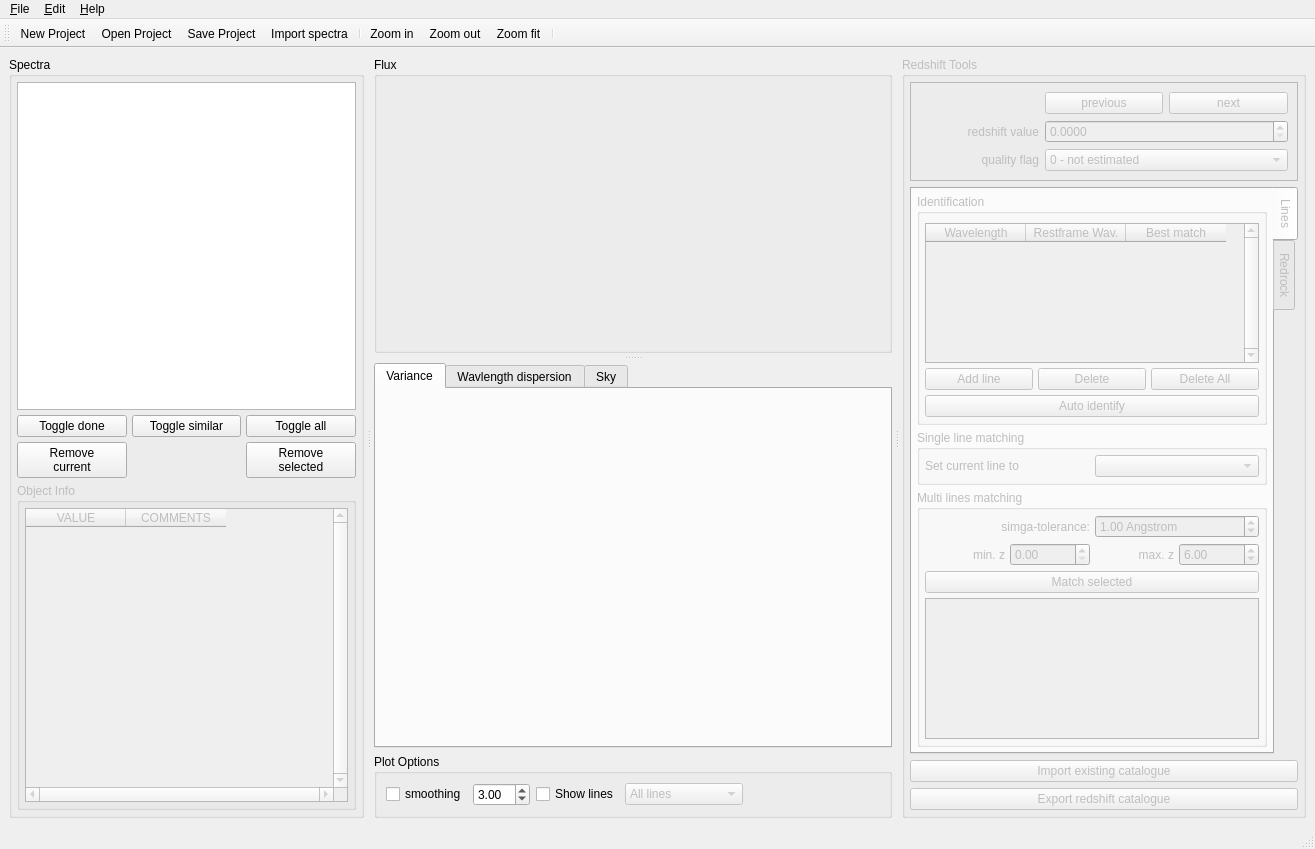
<?xml version="1.0" encoding="UTF-8"?>
<ui version="4.0">
 <class>MainWindow</class>
 <widget class="QMainWindow" name="MainWindow">
  <property name="geometry">
   <rect>
    <x>0</x>
    <y>0</y>
    <width>1315</width>
    <height>849</height>
   </rect>
  </property>
  <property name="sizePolicy">
   <sizepolicy hsizetype="Minimum" vsizetype="Preferred">
    <horstretch>0</horstretch>
    <verstretch>0</verstretch>
   </sizepolicy>
  </property>
  <property name="minimumSize">
   <size>
    <width>100</width>
    <height>100</height>
   </size>
  </property>
  <property name="windowTitle">
   <string>MainWindow</string>
  </property>
  <widget class="QWidget" name="central_widget">
   <layout class="QHBoxLayout" name="horizontalLayout">
    <item>
     <widget class="QSplitter" name="splitter_main">
      <property name="sizePolicy">
       <sizepolicy hsizetype="Expanding" vsizetype="Expanding">
        <horstretch>0</horstretch>
        <verstretch>0</verstretch>
       </sizepolicy>
      </property>
      <property name="frameShape">
       <enum>QFrame::NoFrame</enum>
      </property>
      <property name="frameShadow">
       <enum>QFrame::Plain</enum>
      </property>
      <property name="orientation">
       <enum>Qt::Horizontal</enum>
      </property>
      <property name="handleWidth">
       <number>10</number>
      </property>
      <widget class="QGroupBox" name="spec_group_box">
       <property name="sizePolicy">
        <sizepolicy hsizetype="MinimumExpanding" vsizetype="Expanding">
         <horstretch>0</horstretch>
         <verstretch>0</verstretch>
        </sizepolicy>
       </property>
       <property name="minimumSize">
        <size>
         <width>300</width>
         <height>0</height>
        </size>
       </property>
       <property name="autoFillBackground">
        <bool>false</bool>
       </property>
       <property name="title">
        <string>Spectra</string>
       </property>
       <property name="checkable">
        <bool>false</bool>
       </property>
       <layout class="QVBoxLayout" name="verticalLayout">
        <property name="spacing">
         <number>5</number>
        </property>
        <property name="leftMargin">
         <number>5</number>
        </property>
        <property name="topMargin">
         <number>5</number>
        </property>
        <property name="rightMargin">
         <number>5</number>
        </property>
        <property name="bottomMargin">
         <number>5</number>
        </property>
        <item>
         <widget class="QListWidget" name="spec_list_widget">
          <property name="sizePolicy">
           <sizepolicy hsizetype="Minimum" vsizetype="Expanding">
            <horstretch>0</horstretch>
            <verstretch>0</verstretch>
           </sizepolicy>
          </property>
         </widget>
        </item>
        <item>
         <layout class="QGridLayout" name="grid_layout">
          <item row="1" column="0">
           <widget class="QPushButton" name="remove_spec_button">
            <property name="text">
             <string>Remove
current</string>
            </property>
           </widget>
          </item>
          <item row="0" column="2">
           <widget class="QPushButton" name="toggle_all_button">
            <property name="text">
             <string>Toggle all</string>
            </property>
           </widget>
          </item>
          <item row="0" column="1">
           <widget class="QPushButton" name="toggle_similar_button">
            <property name="text">
             <string>Toggle similar</string>
            </property>
           </widget>
          </item>
          <item row="0" column="0">
           <widget class="QPushButton" name="toggle_done_button">
            <property name="text">
             <string>Toggle done</string>
            </property>
           </widget>
          </item>
          <item row="1" column="2">
           <widget class="QPushButton" name="remove_selected_button">
            <property name="text">
             <string>Remove
selected</string>
            </property>
           </widget>
          </item>
         </layout>
        </item>
        <item>
         <widget class="QGroupBox" name="info_group_box">
          <property name="enabled">
           <bool>false</bool>
          </property>
          <property name="sizePolicy">
           <sizepolicy hsizetype="Preferred" vsizetype="MinimumExpanding">
            <horstretch>0</horstretch>
            <verstretch>0</verstretch>
           </sizepolicy>
          </property>
          <property name="title">
           <string>Object Info</string>
          </property>
          <layout class="QVBoxLayout" name="verticalLayout_3">
           <property name="spacing">
            <number>5</number>
           </property>
           <property name="leftMargin">
            <number>5</number>
           </property>
           <property name="topMargin">
            <number>5</number>
           </property>
           <property name="rightMargin">
            <number>5</number>
           </property>
           <property name="bottomMargin">
            <number>5</number>
           </property>
           <item>
            <widget class="QTableWidget" name="obj_prop_table_widget">
             <property name="sizePolicy">
              <sizepolicy hsizetype="Minimum" vsizetype="Expanding">
               <horstretch>0</horstretch>
               <verstretch>0</verstretch>
              </sizepolicy>
             </property>
             <property name="verticalScrollBarPolicy">
              <enum>Qt::ScrollBarAlwaysOn</enum>
             </property>
             <property name="horizontalScrollBarPolicy">
              <enum>Qt::ScrollBarAlwaysOn</enum>
             </property>
             <property name="sizeAdjustPolicy">
              <enum>QAbstractScrollArea::AdjustIgnored</enum>
             </property>
             <property name="editTriggers">
              <set>QAbstractItemView::AnyKeyPressed|QAbstractItemView::EditKeyPressed</set>
             </property>
             <property name="alternatingRowColors">
              <bool>true</bool>
             </property>
             <property name="verticalScrollMode">
              <enum>QAbstractItemView::ScrollPerItem</enum>
             </property>
             <property name="horizontalScrollMode">
              <enum>QAbstractItemView::ScrollPerPixel</enum>
             </property>
             <attribute name="horizontalHeaderCascadingSectionResizes">
              <bool>true</bool>
             </attribute>
             <column>
              <property name="text">
               <string>VALUE</string>
              </property>
              <property name="font">
               <font>
                <bold>false</bold>
               </font>
              </property>
             </column>
             <column>
              <property name="text">
               <string>COMMENTS</string>
              </property>
             </column>
            </widget>
           </item>
          </layout>
         </widget>
        </item>
       </layout>
      </widget>
      <widget class="QWidget" name="layoutWidget">
       <layout class="QVBoxLayout" name="vertical_layout_2" stretch="0,0">
        <item>
         <widget class="QSplitter" name="splitter_plots">
          <property name="sizePolicy">
           <sizepolicy hsizetype="Expanding" vsizetype="Expanding">
            <horstretch>0</horstretch>
            <verstretch>0</verstretch>
           </sizepolicy>
          </property>
          <property name="frameShape">
           <enum>QFrame::NoFrame</enum>
          </property>
          <property name="frameShadow">
           <enum>QFrame::Plain</enum>
          </property>
          <property name="orientation">
           <enum>Qt::Vertical</enum>
          </property>
          <property name="handleWidth">
           <number>10</number>
          </property>
          <widget class="QGroupBox" name="flux_group_box">
           <property name="sizePolicy">
            <sizepolicy hsizetype="Expanding" vsizetype="Expanding">
             <horstretch>0</horstretch>
             <verstretch>0</verstretch>
            </sizepolicy>
           </property>
           <property name="title">
            <string>Flux</string>
           </property>
           <property name="flat">
            <bool>false</bool>
           </property>
           <layout class="QGridLayout" name="fluxGroupBoxGridLayout">
            <property name="leftMargin">
             <number>0</number>
            </property>
            <property name="topMargin">
             <number>0</number>
            </property>
            <property name="rightMargin">
             <number>0</number>
            </property>
            <property name="bottomMargin">
             <number>0</number>
            </property>
            <property name="spacing">
             <number>0</number>
            </property>
            <item row="0" column="0">
             <widget class="QWidget" name="flux_container_widget" native="true">
              <property name="sizePolicy">
               <sizepolicy hsizetype="Expanding" vsizetype="Expanding">
                <horstretch>0</horstretch>
                <verstretch>0</verstretch>
               </sizepolicy>
              </property>
              <layout class="QHBoxLayout" name="flux_widget_layout">
               <property name="spacing">
                <number>0</number>
               </property>
               <property name="leftMargin">
                <number>0</number>
               </property>
               <property name="topMargin">
                <number>0</number>
               </property>
               <property name="rightMargin">
                <number>0</number>
               </property>
               <property name="bottomMargin">
                <number>0</number>
               </property>
              </layout>
             </widget>
            </item>
           </layout>
          </widget>
          <widget class="QTabWidget" name="other_charts_tab_widget">
           <property name="sizePolicy">
            <sizepolicy hsizetype="Expanding" vsizetype="Expanding">
             <horstretch>0</horstretch>
             <verstretch>0</verstretch>
            </sizepolicy>
           </property>
           <property name="minimumSize">
            <size>
             <width>0</width>
             <height>100</height>
            </size>
           </property>
           <property name="currentIndex">
            <number>0</number>
           </property>
           <widget class="QWidget" name="container_tab_var">
            <attribute name="title">
             <string>Variance</string>
            </attribute>
            <layout class="QGridLayout" name="var_widget_layout">
             <property name="leftMargin">
              <number>0</number>
             </property>
             <property name="topMargin">
              <number>0</number>
             </property>
             <property name="rightMargin">
              <number>0</number>
             </property>
             <property name="bottomMargin">
              <number>0</number>
             </property>
             <property name="spacing">
              <number>0</number>
             </property>
            </layout>
           </widget>
           <widget class="QWidget" name="container_tab_wd">
            <attribute name="title">
             <string>Wavlength dispersion</string>
            </attribute>
            <layout class="QGridLayout" name="wdisp_widget_layout">
             <property name="leftMargin">
              <number>0</number>
             </property>
             <property name="topMargin">
              <number>0</number>
             </property>
             <property name="rightMargin">
              <number>0</number>
             </property>
             <property name="bottomMargin">
              <number>0</number>
             </property>
             <property name="spacing">
              <number>0</number>
             </property>
            </layout>
           </widget>
           <widget class="QWidget" name="container_tab_sky">
            <attribute name="title">
             <string>Sky</string>
            </attribute>
            <layout class="QGridLayout" name="sky_widget_layout">
             <property name="leftMargin">
              <number>0</number>
             </property>
             <property name="topMargin">
              <number>0</number>
             </property>
             <property name="rightMargin">
              <number>0</number>
             </property>
             <property name="bottomMargin">
              <number>0</number>
             </property>
             <property name="spacing">
              <number>0</number>
             </property>
            </layout>
           </widget>
          </widget>
         </widget>
        </item>
        <item>
         <widget class="QGroupBox" name="plot_group_box">
          <property name="enabled">
           <bool>true</bool>
          </property>
          <property name="sizePolicy">
           <sizepolicy hsizetype="Expanding" vsizetype="Preferred">
            <horstretch>0</horstretch>
            <verstretch>0</verstretch>
           </sizepolicy>
          </property>
          <property name="title">
           <string>Plot Options</string>
          </property>
          <layout class="QVBoxLayout" name="verticalLayout_11">
           <item>
            <layout class="QHBoxLayout" name="horizontal_layout_2">
             <item>
              <widget class="QCheckBox" name="smoothing_check_box">
               <property name="text">
                <string>smoothing</string>
               </property>
              </widget>
             </item>
             <item>
              <widget class="QDoubleSpinBox" name="smoothing_dspinbox">
               <property name="minimum">
                <double>0.000000000000000</double>
               </property>
               <property name="maximum">
                <double>10.000000000000000</double>
               </property>
               <property name="value">
                <double>3.000000000000000</double>
               </property>
              </widget>
             </item>
             <item>
              <widget class="QCheckBox" name="show_lines_check_box">
               <property name="enabled">
                <bool>true</bool>
               </property>
               <property name="text">
                <string>Show lines</string>
               </property>
              </widget>
             </item>
             <item>
              <widget class="QComboBox" name="show_lines_combo_box">
               <property name="enabled">
                <bool>false</bool>
               </property>
               <item>
                <property name="text">
                 <string>All lines</string>
                </property>
               </item>
               <item>
                <property name="text">
                 <string>Emission lines</string>
                </property>
               </item>
               <item>
                <property name="text">
                 <string>Absorption lines</string>
                </property>
               </item>
              </widget>
             </item>
             <item>
              <spacer name="horizontal_spacer_2">
               <property name="orientation">
                <enum>Qt::Horizontal</enum>
               </property>
               <property name="sizeHint" stdset="0">
                <size>
                 <width>40</width>
                 <height>20</height>
                </size>
               </property>
              </spacer>
             </item>
            </layout>
           </item>
          </layout>
         </widget>
        </item>
       </layout>
      </widget>
      <widget class="QGroupBox" name="red_group_box">
       <property name="enabled">
        <bool>false</bool>
       </property>
       <property name="sizePolicy">
        <sizepolicy hsizetype="Minimum" vsizetype="MinimumExpanding">
         <horstretch>0</horstretch>
         <verstretch>0</verstretch>
        </sizepolicy>
       </property>
       <property name="minimumSize">
        <size>
         <width>300</width>
         <height>0</height>
        </size>
       </property>
       <property name="title">
        <string>Redshift Tools</string>
       </property>
       <layout class="QVBoxLayout" name="verticalLayout_4">
        <property name="leftMargin">
         <number>5</number>
        </property>
        <property name="topMargin">
         <number>5</number>
        </property>
        <property name="rightMargin">
         <number>5</number>
        </property>
        <property name="bottomMargin">
         <number>5</number>
        </property>
        <item>
         <widget class="QFrame" name="frame">
          <property name="sizePolicy">
           <sizepolicy hsizetype="Minimum" vsizetype="Minimum">
            <horstretch>0</horstretch>
            <verstretch>0</verstretch>
           </sizepolicy>
          </property>
          <property name="frameShape">
           <enum>QFrame::StyledPanel</enum>
          </property>
          <layout class="QGridLayout" name="gridLayout" columnstretch="0,0,0">
           <item row="2" column="0">
            <widget class="QLabel" name="label_4">
             <property name="sizePolicy">
              <sizepolicy hsizetype="Minimum" vsizetype="Minimum">
               <horstretch>0</horstretch>
               <verstretch>0</verstretch>
              </sizepolicy>
             </property>
             <property name="text">
              <string>quality flag</string>
             </property>
             <property name="alignment">
              <set>Qt::AlignRight|Qt::AlignTrailing|Qt::AlignVCenter</set>
             </property>
            </widget>
           </item>
           <item row="1" column="0">
            <widget class="QLabel" name="label">
             <property name="sizePolicy">
              <sizepolicy hsizetype="Minimum" vsizetype="Minimum">
               <horstretch>0</horstretch>
               <verstretch>0</verstretch>
              </sizepolicy>
             </property>
             <property name="text">
              <string>redshift value</string>
             </property>
             <property name="alignment">
              <set>Qt::AlignRight|Qt::AlignTrailing|Qt::AlignVCenter</set>
             </property>
            </widget>
           </item>
           <item row="0" column="2">
            <widget class="QPushButton" name="next_spec_button">
             <property name="text">
              <string>next</string>
             </property>
            </widget>
           </item>
           <item row="0" column="1">
            <widget class="QPushButton" name="previous_spec_button">
             <property name="text">
              <string>previous</string>
             </property>
            </widget>
           </item>
           <item row="1" column="1" colspan="2">
            <widget class="QDoubleSpinBox" name="z_dspinbox">
             <property name="decimals">
              <number>4</number>
             </property>
             <property name="singleStep">
              <double>0.001000000000000</double>
             </property>
             <property name="stepType">
              <enum>QAbstractSpinBox::DefaultStepType</enum>
             </property>
            </widget>
           </item>
           <item row="2" column="1" colspan="2">
            <widget class="QComboBox" name="qflag_combo_box">
             <property name="sizePolicy">
              <sizepolicy hsizetype="Minimum" vsizetype="Minimum">
               <horstretch>0</horstretch>
               <verstretch>0</verstretch>
              </sizepolicy>
             </property>
             <item>
              <property name="text">
               <string>0 - not estimated</string>
              </property>
             </item>
             <item>
              <property name="text">
               <string>1 - unreliable</string>
              </property>
             </item>
             <item>
              <property name="text">
               <string>2 - likely</string>
              </property>
             </item>
             <item>
              <property name="text">
               <string>3 - secure</string>
              </property>
             </item>
             <item>
              <property name="text">
               <string>9 - from one line</string>
              </property>
             </item>
            </widget>
           </item>
          </layout>
         </widget>
        </item>
        <item>
         <widget class="QTabWidget" name="tab_widget">
          <property name="sizePolicy">
           <sizepolicy hsizetype="Minimum" vsizetype="Expanding">
            <horstretch>0</horstretch>
            <verstretch>0</verstretch>
           </sizepolicy>
          </property>
          <property name="tabPosition">
           <enum>QTabWidget::East</enum>
          </property>
          <property name="tabShape">
           <enum>QTabWidget::Rounded</enum>
          </property>
          <property name="currentIndex">
           <number>0</number>
          </property>
          <widget class="QWidget" name="tab_lines">
           <attribute name="title">
            <string>Lines</string>
           </attribute>
           <layout class="QVBoxLayout" name="verticalLayout_5">
            <property name="spacing">
             <number>5</number>
            </property>
            <property name="leftMargin">
             <number>5</number>
            </property>
            <property name="topMargin">
             <number>5</number>
            </property>
            <property name="rightMargin">
             <number>5</number>
            </property>
            <property name="bottomMargin">
             <number>5</number>
            </property>
            <item>
             <widget class="QGroupBox" name="group_box_4">
              <property name="sizePolicy">
               <sizepolicy hsizetype="Minimum" vsizetype="Preferred">
                <horstretch>0</horstretch>
                <verstretch>0</verstretch>
               </sizepolicy>
              </property>
              <property name="title">
               <string>Identification</string>
              </property>
              <layout class="QVBoxLayout" name="verticalLayout_6">
               <property name="spacing">
                <number>5</number>
               </property>
               <property name="leftMargin">
                <number>5</number>
               </property>
               <property name="rightMargin">
                <number>5</number>
               </property>
               <property name="bottomMargin">
                <number>5</number>
               </property>
               <item>
                <widget class="QTableWidget" name="lines_table_widget">
                 <property name="sizePolicy">
                  <sizepolicy hsizetype="Minimum" vsizetype="Expanding">
                   <horstretch>0</horstretch>
                   <verstretch>0</verstretch>
                  </sizepolicy>
                 </property>
                 <property name="verticalScrollBarPolicy">
                  <enum>Qt::ScrollBarAlwaysOn</enum>
                 </property>
                 <property name="columnCount">
                  <number>3</number>
                 </property>
                 <column>
                  <property name="text">
                   <string>Wavelength</string>
                  </property>
                 </column>
                 <column>
                  <property name="text">
                   <string>Restframe Wav.</string>
                  </property>
                 </column>
                 <column>
                  <property name="text">
                   <string>Best match</string>
                  </property>
                 </column>
                </widget>
               </item>
               <item>
                <layout class="QGridLayout" name="grid_layout_2">
                 <item row="0" column="1">
                  <widget class="QPushButton" name="delete_line_button">
                   <property name="text">
                    <string>Delete</string>
                   </property>
                  </widget>
                 </item>
                 <item row="0" column="0">
                  <widget class="QPushButton" name="add_line_button">
                   <property name="text">
                    <string>Add line</string>
                   </property>
                  </widget>
                 </item>
                 <item row="0" column="2">
                  <widget class="QPushButton" name="delete_lines_button">
                   <property name="text">
                    <string>Delete All</string>
                   </property>
                  </widget>
                 </item>
                </layout>
               </item>
               <item>
                <widget class="QPushButton" name="lines_auto_button">
                 <property name="text">
                  <string>Auto identify</string>
                 </property>
                </widget>
               </item>
              </layout>
             </widget>
            </item>
            <item>
             <widget class="QGroupBox" name="group_box">
              <property name="title">
               <string>Single line matching</string>
              </property>
              <layout class="QGridLayout" name="gridLayout_2">
               <property name="leftMargin">
                <number>5</number>
               </property>
               <property name="topMargin">
                <number>5</number>
               </property>
               <property name="rightMargin">
                <number>5</number>
               </property>
               <property name="bottomMargin">
                <number>5</number>
               </property>
               <property name="horizontalSpacing">
                <number>5</number>
               </property>
               <item row="0" column="1">
                <widget class="QComboBox" name="single_line_combo_box"/>
               </item>
               <item row="0" column="0">
                <widget class="QLabel" name="label_6">
                 <property name="text">
                  <string>Set current line to</string>
                 </property>
                </widget>
               </item>
              </layout>
             </widget>
            </item>
            <item>
             <widget class="QGroupBox" name="group_box_7">
              <property name="title">
               <string>Multi lines matching</string>
              </property>
              <layout class="QVBoxLayout" name="verticalLayout_12">
               <property name="spacing">
                <number>5</number>
               </property>
               <property name="leftMargin">
                <number>5</number>
               </property>
               <property name="topMargin">
                <number>5</number>
               </property>
               <property name="rightMargin">
                <number>5</number>
               </property>
               <property name="bottomMargin">
                <number>5</number>
               </property>
               <item>
                <layout class="QHBoxLayout" name="horizontal_layout_5">
                 <item>
                  <widget class="QLabel" name="label_3">
                   <property name="text">
                    <string>simga-tolerance:</string>
                   </property>
                   <property name="alignment">
                    <set>Qt::AlignRight|Qt::AlignTrailing|Qt::AlignVCenter</set>
                   </property>
                  </widget>
                 </item>
                 <item>
                  <widget class="QDoubleSpinBox" name="lines_tol_dspinbox">
                   <property name="suffix">
                    <string> Angstrom</string>
                   </property>
                   <property name="minimum">
                    <double>0.100000000000000</double>
                   </property>
                   <property name="maximum">
                    <double>99.000000000000000</double>
                   </property>
                   <property name="singleStep">
                    <double>0.100000000000000</double>
                   </property>
                   <property name="value">
                    <double>1.000000000000000</double>
                   </property>
                  </widget>
                 </item>
                </layout>
               </item>
               <item>
                <layout class="QHBoxLayout" name="horizontal_layout_7">
                 <item>
                  <widget class="QLabel" name="label_5">
                   <property name="text">
                    <string>min. z</string>
                   </property>
                   <property name="alignment">
                    <set>Qt::AlignRight|Qt::AlignTrailing|Qt::AlignVCenter</set>
                   </property>
                  </widget>
                 </item>
                 <item>
                  <widget class="QDoubleSpinBox" name="z_min_dspinbox">
                   <property name="maximum">
                    <double>999.000000000000000</double>
                   </property>
                   <property name="singleStep">
                    <double>0.001000000000000</double>
                   </property>
                  </widget>
                 </item>
                 <item>
                  <widget class="QLabel" name="label_2">
                   <property name="text">
                    <string>max. z</string>
                   </property>
                   <property name="alignment">
                    <set>Qt::AlignRight|Qt::AlignTrailing|Qt::AlignVCenter</set>
                   </property>
                  </widget>
                 </item>
                 <item>
                  <widget class="QDoubleSpinBox" name="z_max_dspinbox">
                   <property name="value">
                    <double>6.000000000000000</double>
                   </property>
                  </widget>
                 </item>
                </layout>
               </item>
               <item>
                <widget class="QPushButton" name="match_lines_button">
                 <property name="text">
                  <string>Match selected</string>
                 </property>
                </widget>
               </item>
               <item>
                <widget class="QListWidget" name="lines_match_list_widget"/>
               </item>
              </layout>
             </widget>
            </item>
           </layout>
          </widget>
          <widget class="QWidget" name="tab_rr">
           <attribute name="title">
            <string>Redrock</string>
           </attribute>
           <layout class="QVBoxLayout" name="verticalLayout_7">
            <property name="spacing">
             <number>5</number>
            </property>
            <property name="leftMargin">
             <number>5</number>
            </property>
            <property name="topMargin">
             <number>5</number>
            </property>
            <property name="rightMargin">
             <number>5</number>
            </property>
            <property name="bottomMargin">
             <number>5</number>
            </property>
            <item>
             <widget class="QGroupBox" name="group_box_5">
              <property name="title">
               <string>Options</string>
              </property>
              <layout class="QVBoxLayout" name="verticalLayout_8">
               <property name="spacing">
                <number>5</number>
               </property>
               <property name="leftMargin">
                <number>5</number>
               </property>
               <property name="topMargin">
                <number>5</number>
               </property>
               <property name="rightMargin">
                <number>5</number>
               </property>
               <property name="bottomMargin">
                <number>5</number>
               </property>
               <item>
                <widget class="QRadioButton" name="redrock_all_radio">
                 <property name="text">
                  <string>for all ob&amp;jects</string>
                 </property>
                 <property name="checked">
                  <bool>true</bool>
                 </property>
                </widget>
               </item>
               <item>
                <widget class="QRadioButton" name="redrock_selected_radio">
                 <property name="text">
                  <string>for selected objects onl&amp;y</string>
                 </property>
                </widget>
               </item>
               <item>
                <widget class="QRadioButton" name="redrock_current_radio">
                 <property name="text">
                  <string>for c&amp;urrent object only</string>
                 </property>
                 <property name="checked">
                  <bool>false</bool>
                 </property>
                </widget>
               </item>
              </layout>
             </widget>
            </item>
            <item>
             <widget class="QGroupBox" name="group_box_6">
              <property name="title">
               <string>Status</string>
              </property>
              <layout class="QVBoxLayout" name="verticalLayout_9">
               <property name="spacing">
                <number>5</number>
               </property>
               <property name="leftMargin">
                <number>5</number>
               </property>
               <property name="topMargin">
                <number>5</number>
               </property>
               <property name="rightMargin">
                <number>5</number>
               </property>
               <property name="bottomMargin">
                <number>5</number>
               </property>
               <item>
                <widget class="QTextEdit" name="redrock_text_edit">
                 <property name="verticalScrollBarPolicy">
                  <enum>Qt::ScrollBarAlwaysOn</enum>
                 </property>
                 <property name="horizontalScrollBarPolicy">
                  <enum>Qt::ScrollBarAlwaysOn</enum>
                 </property>
                 <property name="undoRedoEnabled">
                  <bool>false</bool>
                 </property>
                 <property name="lineWrapMode">
                  <enum>QTextEdit::NoWrap</enum>
                 </property>
                 <property name="readOnly">
                  <bool>true</bool>
                 </property>
                 <property name="markdown">
                  <string notr="true"/>
                 </property>
                 <property name="html">
                  <string notr="true">&lt;!DOCTYPE HTML PUBLIC &quot;-//W3C//DTD HTML 4.0//EN&quot; &quot;http://www.w3.org/TR/REC-html40/strict.dtd&quot;&gt;
&lt;html&gt;&lt;head&gt;&lt;meta name=&quot;qrichtext&quot; content=&quot;1&quot; /&gt;&lt;meta charset=&quot;utf-8&quot; /&gt;&lt;style type=&quot;text/css&quot;&gt;
p, li { white-space: pre-wrap; }
hr { height: 1px; border-width: 0; }
li.unchecked::marker { content: &quot;\2610&quot;; }
li.checked::marker { content: &quot;\2612&quot;; }
&lt;/style&gt;&lt;/head&gt;&lt;body style=&quot; font-family:'Noto Sans'; font-size:10pt; font-weight:400; font-style:normal;&quot;&gt;
&lt;p style=&quot;-qt-paragraph-type:empty; margin-top:0px; margin-bottom:0px; margin-left:0px; margin-right:0px; -qt-block-indent:0; text-indent:0px;&quot;&gt;&lt;br /&gt;&lt;/p&gt;&lt;/body&gt;&lt;/html&gt;</string>
                 </property>
                 <property name="placeholderText">
                  <string notr="true"/>
                 </property>
                </widget>
               </item>
               <item>
                <widget class="QProgressBar" name="redrock_progress_bar">
                 <property name="value">
                  <number>0</number>
                 </property>
                </widget>
               </item>
              </layout>
             </widget>
            </item>
            <item>
             <widget class="QPushButton" name="redrock_run_button">
              <property name="text">
               <string>Run</string>
              </property>
             </widget>
            </item>
           </layout>
          </widget>
         </widget>
        </item>
        <item>
         <widget class="QPushButton" name="import_zcat_button">
          <property name="text">
           <string>Import existing catalogue</string>
          </property>
         </widget>
        </item>
        <item>
         <widget class="QPushButton" name="export_zcat_button">
          <property name="text">
           <string>Export redshift catalogue</string>
          </property>
         </widget>
        </item>
       </layout>
      </widget>
     </widget>
    </item>
   </layout>
  </widget>
  <widget class="QMenuBar" name="menubar">
   <property name="geometry">
    <rect>
     <x>0</x>
     <y>0</y>
     <width>1315</width>
     <height>23</height>
    </rect>
   </property>
   <widget class="QMenu" name="menuFile">
    <property name="title">
     <string>&amp;File</string>
    </property>
    <addaction name="action_open_project"/>
    <addaction name="action_save_project"/>
    <addaction name="action_save_project_as"/>
    <addaction name="separator"/>
    <addaction name="action_import_spectra"/>
    <addaction name="separator"/>
    <addaction name="separator"/>
    <addaction name="action_exit"/>
   </widget>
   <widget class="QMenu" name="menu_about">
    <property name="title">
     <string>&amp;Help</string>
    </property>
    <addaction name="separator"/>
    <addaction name="action_online_user_manual"/>
    <addaction name="separator"/>
    <addaction name="action_controls_layout"/>
    <addaction name="action_about"/>
   </widget>
   <widget class="QMenu" name="menu_edit">
    <property name="title">
     <string>&amp;Edit</string>
    </property>
    <addaction name="action_settings"/>
   </widget>
   <addaction name="menuFile"/>
   <addaction name="menu_edit"/>
   <addaction name="menu_about"/>
  </widget>
  <widget class="QStatusBar" name="statusbar"/>
  <widget class="QToolBar" name="toolBar">
   <property name="windowTitle">
    <string>toolBar</string>
   </property>
   <property name="toolButtonStyle">
    <enum>Qt::ToolButtonTextBesideIcon</enum>
   </property>
   <attribute name="toolBarArea">
    <enum>TopToolBarArea</enum>
   </attribute>
   <attribute name="toolBarBreak">
    <bool>false</bool>
   </attribute>
   <addaction name="action_new_project"/>
   <addaction name="action_open_project"/>
   <addaction name="action_save_project"/>
   <addaction name="action_import_spectra"/>
   <addaction name="separator"/>
   <addaction name="action_zoom_in"/>
   <addaction name="action_zoom_out"/>
   <addaction name="action_zoom_fit"/>
   <addaction name="separator"/>
  </widget>
  <action name="action_open_project">
   <property name="icon">
    <iconset theme="document-open"/>
   </property>
   <property name="text">
    <string>&amp;Open Project</string>
   </property>
   <property name="toolTip">
    <string>Open Project</string>
   </property>
  </action>
  <action name="action_save_project">
   <property name="icon">
    <iconset theme="document-save"/>
   </property>
   <property name="text">
    <string>&amp;Save Project</string>
   </property>
   <property name="toolTip">
    <string>Save current session to a file</string>
   </property>
  </action>
  <action name="action_import_spectra">
   <property name="icon">
    <iconset theme="list-add"/>
   </property>
   <property name="text">
    <string>&amp;Import spectra</string>
   </property>
  </action>
  <action name="action_exit">
   <property name="icon">
    <iconset theme="application-exit"/>
   </property>
   <property name="text">
    <string>&amp;Exit</string>
   </property>
  </action>
  <action name="action_save_project_as">
   <property name="icon">
    <iconset theme="document-save-as"/>
   </property>
   <property name="text">
    <string>Save &amp;Project As...</string>
   </property>
   <property name="toolTip">
    <string>Save current session to as file ...</string>
   </property>
  </action>
  <action name="action_zoom_in">
   <property name="icon">
    <iconset theme="zoom-in"/>
   </property>
   <property name="text">
    <string>Zoom in</string>
   </property>
   <property name="toolTip">
    <string>Zoom in</string>
   </property>
   <property name="menuRole">
    <enum>QAction::NoRole</enum>
   </property>
  </action>
  <action name="action_zoom_out">
   <property name="icon">
    <iconset theme="zoom-out"/>
   </property>
   <property name="text">
    <string>Zoom out</string>
   </property>
   <property name="toolTip">
    <string>Zoom out</string>
   </property>
   <property name="menuRole">
    <enum>QAction::NoRole</enum>
   </property>
  </action>
  <action name="action_zoom_fit">
   <property name="icon">
    <iconset theme="zoom-original"/>
   </property>
   <property name="text">
    <string>Zoom fit</string>
   </property>
   <property name="toolTip">
    <string>Zoom fit</string>
   </property>
   <property name="menuRole">
    <enum>QAction::NoRole</enum>
   </property>
  </action>
  <action name="action_new_project">
   <property name="icon">
    <iconset theme="document-new"/>
   </property>
   <property name="text">
    <string>New Project</string>
   </property>
   <property name="toolTip">
    <string>Start a new empty project</string>
   </property>
   <property name="menuRole">
    <enum>QAction::NoRole</enum>
   </property>
  </action>
  <action name="action_online_user_manual">
   <property name="text">
    <string>&amp;Online user manual</string>
   </property>
  </action>
  <action name="action_about">
   <property name="icon">
    <iconset theme="dialog-information"/>
   </property>
   <property name="text">
    <string>&amp;About</string>
   </property>
  </action>
  <action name="action_controls_layout">
   <property name="icon">
    <iconset theme="accessories-character-map"/>
   </property>
   <property name="text">
    <string>&amp;Controls layout</string>
   </property>
  </action>
  <action name="action_settings">
   <property name="text">
    <string>&amp;Settings</string>
   </property>
  </action>
 </widget>
 <resources/>
 <connections>
  <connection>
   <sender>show_lines_check_box</sender>
   <signal>toggled(bool)</signal>
   <receiver>show_lines_combo_box</receiver>
   <slot>setEnabled(bool)</slot>
   <hints>
    <hint type="sourcelabel">
     <x>553</x>
     <y>672</y>
    </hint>
    <hint type="destinationlabel">
     <x>594</x>
     <y>672</y>
    </hint>
   </hints>
  </connection>
 </connections>
</ui>
